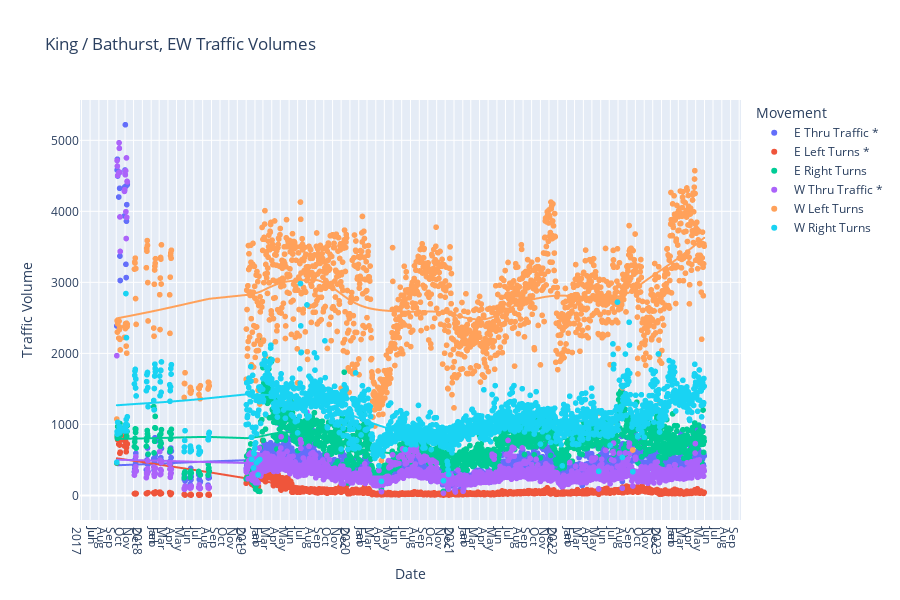
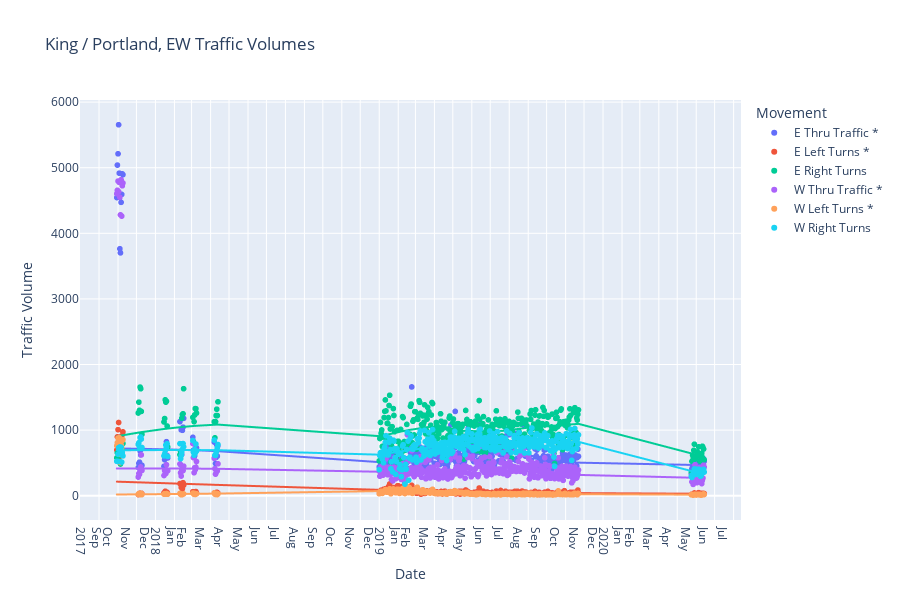

These figures' notebook cell, in order:
### Code cell
@interact
def view_plot(input=intersection_dd):
    fig = px.scatter(
        resultsalli[resultsalli["intersection_uid"] == input],
        x="datet", 
        y=["e_thru_vol", "e_left_vol", "e_right_vol", "w_thru_vol", "w_left_vol", "w_right_vol"],
        labels={ 
            "datet" : "Date", 
            "value" : "Traffic Volume", 
            "variable" : "Movement"}, 
        trendline="lowess", 
        trendline_options=dict(frac=0.3),
        height=600,
        title=titles_dict[input])
    
    fig.for_each_trace(lambda t: t.update(name = labels_dict[input][t.name], 
                                          legendgroup = labels_dict[input][t.name], 
                                          hovertemplate = t.hovertemplate.replace(t.name, labels_dict[input][t.name])))

    fig.update_xaxes(dtick="M1", tickformat="%b\n%Y", ticklabelmode="period")

    fig.show()

### Figure 1 — Plotly figure (JSON) as saved in the notebook; plotly's stock layout.template omitted (floating-point values rounded to 4 significant figures; data arrays with more than 128 entries replaced by an {"elided": "..."} marker saying what was removed)
{"data": [{"hovertemplate": "Movement=E Thru Traffic *<br>Date=%{x}<br>Traffic Volume=%{y}<extra></extra>", "legendgroup": "E Thru Traffic *", "marker": {"color": "#636efa", "symbol": "circle"}, "mode": "markers", "name": "E Thru Traffic *", "showlegend": true, "type": "scattergl", "x": {"elided": "1673 str values"}, "xaxis": "x", "y": {"elided": "1673 int values"}, "yaxis": "y"}, {"hovertemplate": "<b>LOWESS trendline</b><br><br>Movement=E Thru Traffic *<br>Date=%{x}<br>Traffic Volume=%{y} <b>(trend)</b><extra></extra>", "legendgroup": "E Thru Traffic *", "marker": {"color": "#636efa", "symbol": "circle"}, "mode": "lines", "name": "E Thru Traffic *", "showlegend": false, "type": "scattergl", "x": {"elided": "1673 str values"}, "xaxis": "x", "y": {"elided": "1673 float values"}, "yaxis": "y"}, {"hovertemplate": "Movement=E Left Turns *<br>Date=%{x}<br>Traffic Volume=%{y}<extra></extra>", "legendgroup": "E Left Turns *", "marker": {"color": "#EF553B", "symbol": "circle"}, "mode": "markers", "name": "E Left Turns *", "showlegend": true, "type": "scattergl", "x": {"elided": "1673 str values"}, "xaxis": "x", "y": {"elided": "1673 int values"}, "yaxis": "y"}, {"hovertemplate": "<b>LOWESS trendline</b><br><br>Movement=E Left Turns *<br>Date=%{x}<br>Traffic Volume=%{y} <b>(trend)</b><extra></extra>", "legendgroup": "E Left Turns *", "marker": {"color": "#EF553B", "symbol": "circle"}, "mode": "lines", "name": "E Left Turns *", "showlegend": false, "type": "scattergl", "x": {"elided": "1673 str values"}, "xaxis": "x", "y": {"elided": "1673 float values"}, "yaxis": "y"}, {"hovertemplate": "Movement=E Right Turns<br>Date=%{x}<br>Traffic Volume=%{y}<extra></extra>", "legendgroup": "E Right Turns", "marker": {"color": "#00cc96", "symbol": "circle"}, "mode": "markers", "name": "E Right Turns", "showlegend": true, "type": "scattergl", "x": {"elided": "1673 str values"}, "xaxis": "x", "y": {"elided": "1673 int values"}, "yaxis": "y"}, {"hovertemplate": "<b>LOWESS trendline</b><br><br>Movement=E Right Turns<br>Date=%{x}<br>Traffic Volume=%{y} <b>(trend)</b><extra></extra>", "legendgroup": "E Right Turns", "marker": {"color": "#00cc96", "symbol": "circle"}, "mode": "lines", "name": "E Right Turns", "showlegend": false, "type": "scattergl", "x": {"elided": "1673 str values"}, "xaxis": "x", "y": {"elided": "1673 float values"}, "yaxis": "y"}, {"hovertemplate": "Movement=W Thru Traffic *<br>Date=%{x}<br>Traffic Volume=%{y}<extra></extra>", "legendgroup": "W Thru Traffic *", "marker": {"color": "#ab63fa", "symbol": "circle"}, "mode": "markers", "name": "W Thru Traffic *", "showlegend": true, "type": "scattergl", "x": {"elided": "1673 str values"}, "xaxis": "x", "y": {"elided": "1673 int values"}, "yaxis": "y"}, {"hovertemplate": "<b>LOWESS trendline</b><br><br>Movement=W Thru Traffic *<br>Date=%{x}<br>Traffic Volume=%{y} <b>(trend)</b><extra></extra>", "legendgroup": "W Thru Traffic *", "marker": {"color": "#ab63fa", "symbol": "circle"}, "mode": "lines", "name": "W Thru Traffic *", "showlegend": false, "type": "scattergl", "x": {"elided": "1673 str values"}, "xaxis": "x", "y": {"elided": "1673 float values"}, "yaxis": "y"}, {"hovertemplate": "Movement=W Left Turns<br>Date=%{x}<br>Traffic Volume=%{y}<extra></extra>", "legendgroup": "W Left Turns", "marker": {"color": "#FFA15A", "symbol": "circle"}, "mode": "markers", "name": "W Left Turns", "showlegend": true, "type": "scattergl", "x": {"elided": "1673 str values"}, "xaxis": "x", "y": {"elided": "1673 int values"}, "yaxis": "y"}, {"hovertemplate": "<b>LOWESS trendline</b><br><br>Movement=W Left Turns<br>Date=%{x}<br>Traffic Volume=%{y} <b>(trend)</b><extra></extra>", "legendgroup": "W Left Turns", "marker": {"color": "#FFA15A", "symbol": "circle"}, "mode": "lines", "name": "W Left Turns", "showlegend": false, "type": "scattergl", "x": {"elided": "1673 str values"}, "xaxis": "x", "y": {"elided": "1673 float values"}, "yaxis": "y"}, {"hovertemplate": "Movement=W Right Turns<br>Date=%{x}<br>Traffic Volume=%{y}<extra></extra>", "legendgroup": "W Right Turns", "marker": {"color": "#19d3f3", "symbol": "circle"}, "mode": "markers", "name": "W Right Turns", "showlegend": true, "type": "scattergl", "x": {"elided": "1673 str values"}, "xaxis": "x", "y": {"elided": "1673 int values"}, "yaxis": "y"}, {"hovertemplate": "<b>LOWESS trendline</b><br><br>Movement=W Right Turns<br>Date=%{x}<br>Traffic Volume=%{y} <b>(trend)</b><extra></extra>", "legendgroup": "W Right Turns", "marker": {"color": "#19d3f3", "symbol": "circle"}, "mode": "lines", "name": "W Right Turns", "showlegend": false, "type": "scattergl", "x": {"elided": "1673 str values"}, "xaxis": "x", "y": {"elided": "1673 float values"}, "yaxis": "y"}], "layout": {"height": 600, "legend": {"title": {"text": "Movement"}, "tracegroupgap": 0}, "title": {"text": "King / Bathurst, EW Traffic Volumes"}, "xaxis": {"anchor": "y", "domain": [0, 1], "dtick": "M1", "tickformat": "%b\n%Y", "ticklabelmode": "period", "title": {"text": "Date"}}, "yaxis": {"anchor": "x", "domain": [0, 1], "title": {"text": "Traffic Volume"}}}}

### Figure 2 — Plotly figure (JSON) as saved in the notebook; plotly's stock layout.template omitted (floating-point values rounded to 4 significant figures; data arrays with more than 128 entries replaced by an {"elided": "..."} marker saying what was removed)
{"data": [{"hovertemplate": "Movement=E Thru Traffic *<br>Date=%{x}<br>Traffic Volume=%{y}<extra></extra>", "legendgroup": "E Thru Traffic *", "marker": {"color": "#636efa", "symbol": "circle"}, "mode": "markers", "name": "E Thru Traffic *", "showlegend": true, "type": "scattergl", "x": {"elided": "393 str values"}, "xaxis": "x", "y": {"elided": "393 int values"}, "yaxis": "y"}, {"hovertemplate": "<b>LOWESS trendline</b><br><br>Movement=E Thru Traffic *<br>Date=%{x}<br>Traffic Volume=%{y} <b>(trend)</b><extra></extra>", "legendgroup": "E Thru Traffic *", "marker": {"color": "#636efa", "symbol": "circle"}, "mode": "lines", "name": "E Thru Traffic *", "showlegend": false, "type": "scattergl", "x": {"elided": "393 str values"}, "xaxis": "x", "y": {"elided": "393 float values"}, "yaxis": "y"}, {"hovertemplate": "Movement=E Left Turns *<br>Date=%{x}<br>Traffic Volume=%{y}<extra></extra>", "legendgroup": "E Left Turns *", "marker": {"color": "#EF553B", "symbol": "circle"}, "mode": "markers", "name": "E Left Turns *", "showlegend": true, "type": "scattergl", "x": {"elided": "393 str values"}, "xaxis": "x", "y": {"elided": "393 int values"}, "yaxis": "y"}, {"hovertemplate": "<b>LOWESS trendline</b><br><br>Movement=E Left Turns *<br>Date=%{x}<br>Traffic Volume=%{y} <b>(trend)</b><extra></extra>", "legendgroup": "E Left Turns *", "marker": {"color": "#EF553B", "symbol": "circle"}, "mode": "lines", "name": "E Left Turns *", "showlegend": false, "type": "scattergl", "x": {"elided": "393 str values"}, "xaxis": "x", "y": {"elided": "393 float values"}, "yaxis": "y"}, {"hovertemplate": "Movement=E Right Turns<br>Date=%{x}<br>Traffic Volume=%{y}<extra></extra>", "legendgroup": "E Right Turns", "marker": {"color": "#00cc96", "symbol": "circle"}, "mode": "markers", "name": "E Right Turns", "showlegend": true, "type": "scattergl", "x": {"elided": "393 str values"}, "xaxis": "x", "y": {"elided": "393 int values"}, "yaxis": "y"}, {"hovertemplate": "<b>LOWESS trendline</b><br><br>Movement=E Right Turns<br>Date=%{x}<br>Traffic Volume=%{y} <b>(trend)</b><extra></extra>", "legendgroup": "E Right Turns", "marker": {"color": "#00cc96", "symbol": "circle"}, "mode": "lines", "name": "E Right Turns", "showlegend": false, "type": "scattergl", "x": {"elided": "393 str values"}, "xaxis": "x", "y": {"elided": "393 float values"}, "yaxis": "y"}, {"hovertemplate": "Movement=W Thru Traffic *<br>Date=%{x}<br>Traffic Volume=%{y}<extra></extra>", "legendgroup": "W Thru Traffic *", "marker": {"color": "#ab63fa", "symbol": "circle"}, "mode": "markers", "name": "W Thru Traffic *", "showlegend": true, "type": "scattergl", "x": {"elided": "393 str values"}, "xaxis": "x", "y": {"elided": "393 int values"}, "yaxis": "y"}, {"hovertemplate": "<b>LOWESS trendline</b><br><br>Movement=W Thru Traffic *<br>Date=%{x}<br>Traffic Volume=%{y} <b>(trend)</b><extra></extra>", "legendgroup": "W Thru Traffic *", "marker": {"color": "#ab63fa", "symbol": "circle"}, "mode": "lines", "name": "W Thru Traffic *", "showlegend": false, "type": "scattergl", "x": {"elided": "393 str values"}, "xaxis": "x", "y": {"elided": "393 float values"}, "yaxis": "y"}, {"hovertemplate": "Movement=W Left Turns *<br>Date=%{x}<br>Traffic Volume=%{y}<extra></extra>", "legendgroup": "W Left Turns *", "marker": {"color": "#FFA15A", "symbol": "circle"}, "mode": "markers", "name": "W Left Turns *", "showlegend": true, "type": "scattergl", "x": {"elided": "393 str values"}, "xaxis": "x", "y": {"elided": "393 int values"}, "yaxis": "y"}, {"hovertemplate": "<b>LOWESS trendline</b><br><br>Movement=W Left Turns *<br>Date=%{x}<br>Traffic Volume=%{y} <b>(trend)</b><extra></extra>", "legendgroup": "W Left Turns *", "marker": {"color": "#FFA15A", "symbol": "circle"}, "mode": "lines", "name": "W Left Turns *", "showlegend": false, "type": "scattergl", "x": {"elided": "393 str values"}, "xaxis": "x", "y": {"elided": "393 float values"}, "yaxis": "y"}, {"hovertemplate": "Movement=W Right Turns<br>Date=%{x}<br>Traffic Volume=%{y}<extra></extra>", "legendgroup": "W Right Turns", "marker": {"color": "#19d3f3", "symbol": "circle"}, "mode": "markers", "name": "W Right Turns", "showlegend": true, "type": "scattergl", "x": {"elided": "393 str values"}, "xaxis": "x", "y": {"elided": "393 int values"}, "yaxis": "y"}, {"hovertemplate": "<b>LOWESS trendline</b><br><br>Movement=W Right Turns<br>Date=%{x}<br>Traffic Volume=%{y} <b>(trend)</b><extra></extra>", "legendgroup": "W Right Turns", "marker": {"color": "#19d3f3", "symbol": "circle"}, "mode": "lines", "name": "W Right Turns", "showlegend": false, "type": "scattergl", "x": {"elided": "393 str values"}, "xaxis": "x", "y": {"elided": "393 float values"}, "yaxis": "y"}], "layout": {"height": 600, "legend": {"title": {"text": "Movement"}, "tracegroupgap": 0}, "title": {"text": "King / Portland, EW Traffic Volumes"}, "xaxis": {"anchor": "y", "domain": [0, 1], "dtick": "M1", "tickformat": "%b\n%Y", "ticklabelmode": "period", "title": {"text": "Date"}}, "yaxis": {"anchor": "x", "domain": [0, 1], "title": {"text": "Traffic Volume"}}}}
